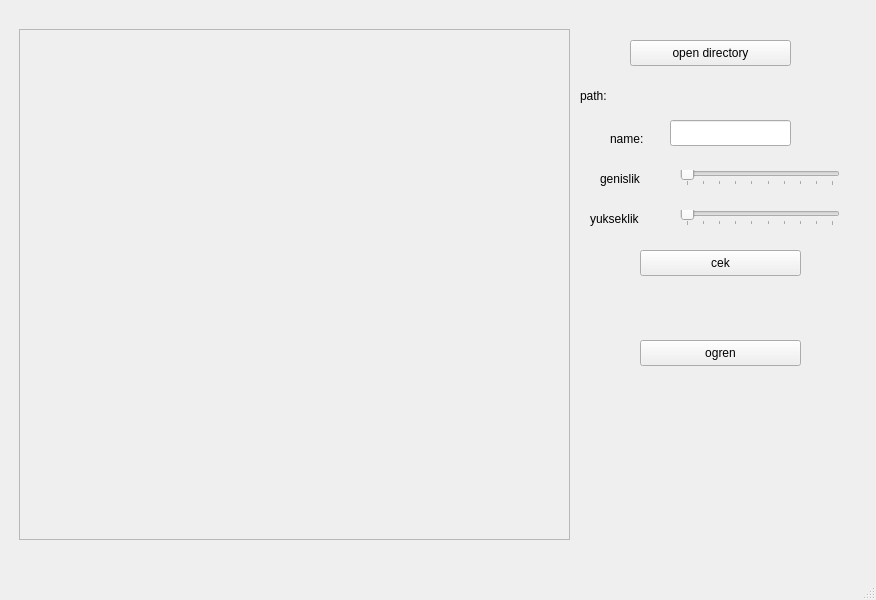
<?xml version="1.0" encoding="UTF-8"?>
<ui version="4.0">
 <class>KisiEkleme</class>
 <widget class="QMainWindow" name="KisiEkleme">
  <property name="geometry">
   <rect>
    <x>0</x>
    <y>0</y>
    <width>876</width>
    <height>600</height>
   </rect>
  </property>
  <property name="windowTitle">
   <string>MainWindow</string>
  </property>
  <widget class="QWidget" name="centralwidget">
   <widget class="QFrame" name="videoFrame">
    <property name="geometry">
     <rect>
      <x>19</x>
      <y>29</y>
      <width>551</width>
      <height>511</height>
     </rect>
    </property>
    <property name="frameShape">
     <enum>QFrame::StyledPanel</enum>
    </property>
    <property name="frameShadow">
     <enum>QFrame::Raised</enum>
    </property>
    <widget class="QLabel" name="VideoLabel">
     <property name="geometry">
      <rect>
       <x>30</x>
       <y>20</y>
       <width>511</width>
       <height>471</height>
      </rect>
     </property>
     <property name="text">
      <string/>
     </property>
    </widget>
   </widget>
   <widget class="QSlider" name="sliderGenislik_2">
    <property name="geometry">
     <rect>
      <x>680</x>
      <y>170</y>
      <width>160</width>
      <height>16</height>
     </rect>
    </property>
    <property name="minimum">
     <number>1</number>
    </property>
    <property name="maximum">
     <number>10</number>
    </property>
    <property name="orientation">
     <enum>Qt::Horizontal</enum>
    </property>
    <property name="tickPosition">
     <enum>QSlider::TicksBelow</enum>
    </property>
    <property name="tickInterval">
     <number>1</number>
    </property>
   </widget>
   <widget class="QPushButton" name="btnCek">
    <property name="geometry">
     <rect>
      <x>640</x>
      <y>250</y>
      <width>161</width>
      <height>26</height>
     </rect>
    </property>
    <property name="text">
     <string>cek</string>
    </property>
   </widget>
   <widget class="QSlider" name="sliderYukseklik">
    <property name="geometry">
     <rect>
      <x>680</x>
      <y>210</y>
      <width>160</width>
      <height>16</height>
     </rect>
    </property>
    <property name="minimum">
     <number>1</number>
    </property>
    <property name="maximum">
     <number>10</number>
    </property>
    <property name="orientation">
     <enum>Qt::Horizontal</enum>
    </property>
    <property name="tickPosition">
     <enum>QSlider::TicksBelow</enum>
    </property>
    <property name="tickInterval">
     <number>1</number>
    </property>
   </widget>
   <widget class="QLabel" name="label_2">
    <property name="geometry">
     <rect>
      <x>590</x>
      <y>210</y>
      <width>58</width>
      <height>18</height>
     </rect>
    </property>
    <property name="text">
     <string>yukseklik</string>
    </property>
   </widget>
   <widget class="QLabel" name="label_1">
    <property name="geometry">
     <rect>
      <x>600</x>
      <y>170</y>
      <width>58</width>
      <height>18</height>
     </rect>
    </property>
    <property name="text">
     <string>genislik</string>
    </property>
   </widget>
   <widget class="QLineEdit" name="lblSeriCekim_2">
    <property name="geometry">
     <rect>
      <x>670</x>
      <y>120</y>
      <width>121</width>
      <height>26</height>
     </rect>
    </property>
   </widget>
   <widget class="QLabel" name="label_4">
    <property name="geometry">
     <rect>
      <x>610</x>
      <y>130</y>
      <width>51</width>
      <height>18</height>
     </rect>
    </property>
    <property name="text">
     <string>name:</string>
    </property>
   </widget>
   <widget class="QPushButton" name="btnOpenDir">
    <property name="geometry">
     <rect>
      <x>630</x>
      <y>40</y>
      <width>161</width>
      <height>26</height>
     </rect>
    </property>
    <property name="text">
     <string>open directory</string>
    </property>
   </widget>
   <widget class="QLabel" name="lblPath">
    <property name="geometry">
     <rect>
      <x>580</x>
      <y>80</y>
      <width>271</width>
      <height>31</height>
     </rect>
    </property>
    <property name="text">
     <string>path:</string>
    </property>
   </widget>
   <widget class="QPushButton" name="btntrain">
    <property name="geometry">
     <rect>
      <x>640</x>
      <y>340</y>
      <width>161</width>
      <height>26</height>
     </rect>
    </property>
    <property name="text">
     <string>ogren</string>
    </property>
   </widget>
  </widget>
  <widget class="QMenuBar" name="menubar">
   <property name="geometry">
    <rect>
     <x>0</x>
     <y>0</y>
     <width>876</width>
     <height>23</height>
    </rect>
   </property>
  </widget>
  <widget class="QStatusBar" name="statusbar"/>
 </widget>
 <resources/>
 <connections/>
</ui>
